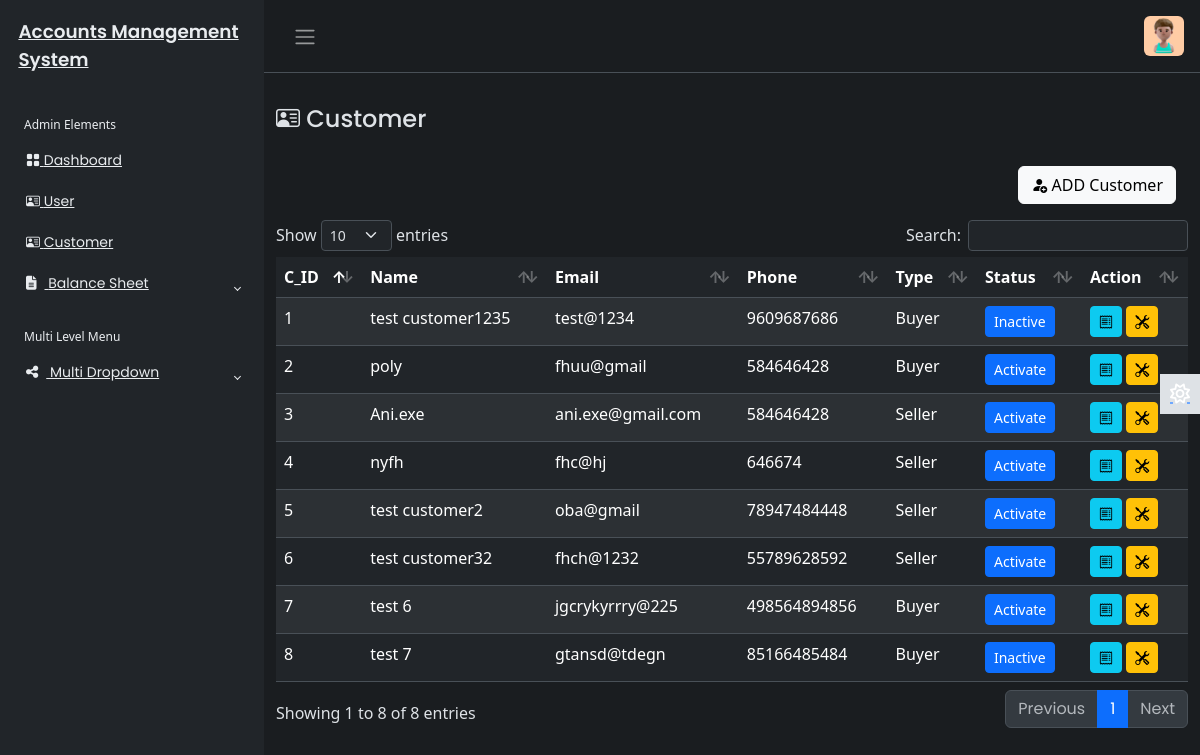
The app's page /Customer/customer.php (signed in), older data.
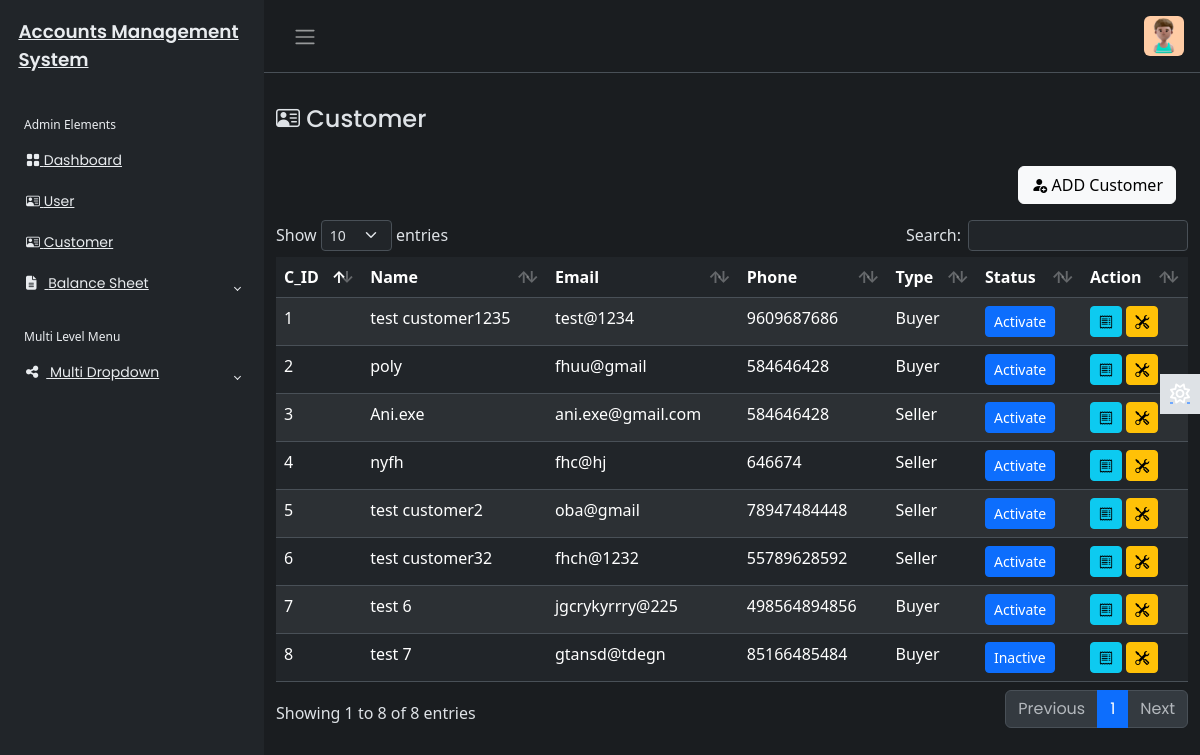
The same page, newer data.
### tables this page shows
CREATE TABLE `customer_tbl` (
  `c_id` int(200) NOT NULL,
  `c_name` varchar(450) NOT NULL,
  `c_phone` varchar(450) NOT NULL,
  `c_email` varchar(450) DEFAULT NULL,
  `c_address` text DEFAULT NULL,
  `c_role` varchar(255) NOT NULL,
  `created_at` timestamp NOT NULL DEFAULT current_timestamp(),
  `updated_at` timestamp NOT NULL DEFAULT current_timestamp(),
  `c_status` varchar(400) DEFAULT NULL
);

### Customer/customer.php (the view, shortened to what this page needs)
<?php
include('../includes/header.php');
if (isset($_SESSION['userAuth']) && $_SESSION['userAuth']!="" )
{
    include('../includes/sidebar.php');
    ?>
<main class="mt-3 pt-3">
        <div class="container-fluid">
            <div class="row">
                <div class="col-md-8">
                    <h4><i class="bi bi-person-vcard"></i> Customer</h4>
                </div>
            <?php
            require_once('../config/dbcon.php');
            ?>
                <div class="mt-4 px-4">
                    <button type="button" class="btn btn-light float-end " data-bs-toggle="modal" data-bs-target="#customerModal">
                        <i class="bi bi-person-fill-add"></i>
                       ADD Customer
                    </button>
                </div>
            </div>
            <?php
            try{
            $querry = " SELECT * FROM customer_tbl ORDER BY c_id";
            $stmt = $pdo->prepare($querry);
            $stmt->execute();
            $result = $stmt->fetchAll(PDO::FETCH_ASSOC);
            }catch(PDOException $e){
                echo "Error fetching records:" .$e->getMessage();
                $result=[];
            }
            ?>
            <div class="mt-3">
                <table id="example" class="table table-striped data-table"style="width:100%">
                    <thead>
                        <tr>
                            <th>C_ID</th>
                            <th>Name</th>
                            <th>Email</th>
                            <th>Phone</th>
                            <th>Type</th>
                            <th>Status</th>
                            <th>Action</th>
                        </tr>
                    </thead>
                    <tbody>
                        <?php
                        foreach($result as $row){
                        ?>
                        <tr>
                            <td ><?php echo htmlspecialchars($row['c_id']);?></td>
                            <td><?php echo htmlspecialchars($row['c_name']);?></td>
                            <td><?php echo htmlspecialchars($row['c_email']);?></td>
                            <td><?php echo htmlspecialchars($row['c_phone']);?></td>
                            <td><?php echo htmlspecialchars($row['c_role']);?></td>
                            <td>
                                <a href="toggle_customer_status.php?id=<?php echo $row['c_id']; ?>"<button type="button" class="btn btn-primary btn-sm" data-toggle="button" aria-pressed="false" autocomplete="off">
                                            <?php echo ($row['c_status'] == 'active') ? 'Inactive' : 'Activate'; ?>
                                        </a>
                            </td>
                            <td>
                            <button class="btn btn-info btn-sm viewCustomer" data-id="<?php echo $row['c_id']; ?>" data-bs-toggle="modal" data-bs-target="#viewCustomerModal"><i class="bi bi-receipt"></i></button>
                            <button class="btn btn-warning btn-sm editCustomer" data-id="<?php echo $row['c_id']; ?>" data-bs-toggle="modal" data-bs-target="#editCustomerModal"><i class="bi bi-tools"></i></button>
                        </td>
                        </tr>
                        <?php
                        }?>
                    </tbody>
                </table>
            </div>
        </div>
</main>
<?php
include('../includes/footer.php');
  }else{
echo '<script>
alert("Not Authorised!");
window.location.href = "../index.php";
</script>';
 }
?>

### includes/header.php (shortened to what this page needs)
<!DOCTYPE html>
<html lang="en" data-bs-theme="dark">
<head>
    <link rel="stylesheet" href="https://cdn.jsdelivr.net/npm/bootstrap@5.3.0-alpha2/dist/css/bootstrap.min.css">
    <link rel="stylesheet" href="https://cdn.jsdelivr.net/npm/bootstrap-icons@1.11.3/font/bootstrap-icons.min.css">
    <link rel="stylesheet" href="../css/style.css">
    <link rel="stylesheet" href="../css/dataTables.bootstrap5.min.css">
    <link href="https://cdn.jsdelivr.net/npm/bootstrap@5.3.3/dist/css/bootstrap.min.css" rel="stylesheet">
</head>
<body>
    <div class="wrapper">
        <aside id="sidebar" class="js-sidebar">

### includes/sidebar.php (shortened to what this page needs)
    <div class="h-100">
        <div class="sidebar-logo">
            <a href="#">Accounts Management System</a>
        </div>
        <ul class="sidebar-nav">
            <li class="sidebar-header">
                Admin Elements
            </li>
            <li class="sidebar-item">
                <a href="../Dashboard/dashboard.php" class="sidebar-link">
                    <i class="bi bi-grid-fill"></i>
                    Dashboard
                </a>
            </li>
            <li class="sidebar-item">
                <a href="../User/user.php" class="sidebar-link">
                   <i class="bi bi-person-vcard"></i>
                    User
                </a>
            </li>
            <li class="sidebar-item">
                <a href="../Customer/customer.php" class="sidebar-link">
                   <i class="bi bi-person-vcard"></i>
                    Customer
                </a>
            </li>
            <li class="sidebar-item">
                <a href="#" class="sidebar-link collapsed" data-bs-target="#pages" data-bs-toggle="collapse"
                    aria-expanded="false"><i class="fa-solid fa-file-lines pe-2"></i>
                    Balance Sheet
                </a>
            </li>
            <li class="sidebar-header">
                Multi Level Menu
            </li>
            <li class="sidebar-item">
                <a href="#" class="sidebar-link collapsed" data-bs-target="#multi" data-bs-toggle="collapse"
                    aria-expanded="false"><i class="fa-solid fa-share-nodes pe-2"></i>
                    Multi Dropdown
                </a>
            </li>
        </ul>
    </div>
</aside>
<div class="main">
    <nav class="navbar navbar-expand px-3 border-bottom">
        <button class="btn" id="sidebar-toggle" type="button">
            <span class="navbar-toggler-icon"></span>
        </button>
        <div class="navbar-collapse navbar">
            <ul class="navbar-nav">
                <li class="nav-item dropdown">
                    <a href="#" data-bs-toggle="dropdown" class="nav-icon pe-md-0">
                        <img src="../Assets/profile.jpg" class="avatar img-fluid rounded" alt="">
                    </a>
                </li>
            </ul>
        </div>
    </nav>

### includes/theme.php (shortened to what this page needs)
<a href="#" class="theme-toggle">
                <i class="fa-regular fa-sun"></i>
            </a>

### includes/footer.php (shortened to what this page needs)
<?php
include('theme.php')
?>
</body>
</html>

### css/style.css (style rules this page uses)
body { font-family: "Poppins", sans-serif; font-size: 0.875rem; opacity: 1; overflow-y: scroll; margin: 0; }
a { cursor: pointer; text-decoration: none; font-family: "Poppins", sans-serif; }
li { list-style: none; }
h4 { font-family: "Poppins", sans-serif; font-size: 1.275rem; color: var(--bs-emphasis-color); }
.wrapper { align-items: stretch; display: flex; width: 100%; }
#sidebar { max-width: 264px; min-width: 264px; background: var(--bs-dark); transition: all 0.35s ease-in-out; }
.main { display: flex; flex-direction: column; min-height: 100vh; min-width: 0; overflow: hidden; transition: all 0.35s ease-in-out; width: 100%; background: var(--bs-dark-bg-subtle); }
.sidebar-logo { padding: 1.15rem; }
.sidebar-logo a { color: #e9ecef; font-size: 1.15rem; font-weight: 600; }
.sidebar-nav { list-style: none; margin-bottom: 0; padding-left: 0; margin-left: 0; }
.sidebar-header { color: #e9ecef; font-size: 0.75rem; padding: 1.5rem 1.5rem 0.375rem; }
a.sidebar-link { padding: 0.625rem 1.625rem; color: #e9ecef; position: relative; display: block; font-size: 0.875rem; }
.sidebar-link[data-bs-toggle="collapse"]::after { border: solid; border-width: 0 0.075rem 0.075rem 0; content: ""; display: inline-block; padding: 2px; position: absolute; right: 1.5rem; top: 1.4rem; transform: rotate(-135deg); transition: all 0.2s ease-out; }
.sidebar-link[data-bs-toggle="collapse"].collapsed::after { transform: rotate(45deg); transition: all 0.2s ease-out; }
.avatar { height: 40px; width: 40px; }
.navbar-expand .navbar-nav { margin-left: auto; }
.theme-toggle { position: fixed; top: 50%; transform: translateY(-65%); text-align: center; z-index: 10; right: 0; left: auto; border: none; background-color: var(--bs-body-color); }
html[data-bs-theme="dark"] .theme-toggle .fa-sun, html[data-bs-theme="light"] .theme-toggle .fa-moon { cursor: pointer; padding: 10px; display: block; font-size: 1.25rem; color: #fff; }

Row changes from the older to the newer data that the page shows:
changed customer_tbl "test customer1235": c_status "Inactive" → "Activate"
